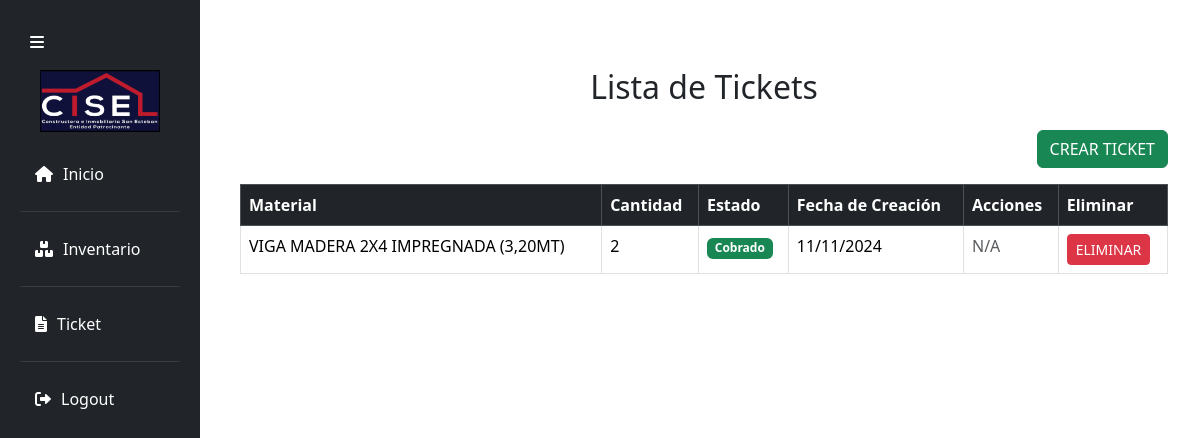
/tickets/ (signed in), run on an earlier commit of the app's database.
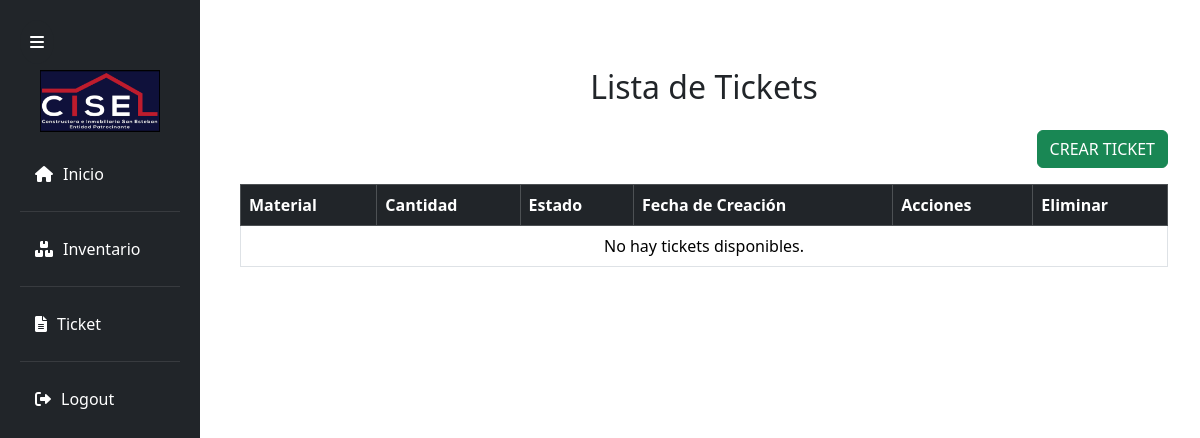
And on a later commit of the database.
### Polls/models.py (models this page shows, shortened)
class Ticket(models.Model):
    ESTADO_CHOICES = [
        ('pendiente', 'Pendiente'),
        ('cobrado', 'Cobrado'),
    ]
    usuario = models.ForeignKey(CustomUser, on_delete=models.CASCADE)
    material_solicitado = models.ForeignKey(Material, on_delete=models.CASCADE)
    cantidad = models.IntegerField()
    estado = models.CharField(max_length=20)
    fecha_creacion = models.DateTimeField(auto_now_add=True)

class Material(models.Model):
    nombre = models.CharField(max_length=100)
    descripcion = models.TextField(blank=True, null=True)
    unidad_medida = models.ForeignKey('UnidadMedida', on_delete=models.CASCADE)
    cantidad_disponible = models.IntegerField()
    stock = models.IntegerField()
    activo = models.BooleanField(default=True)  # Campo para eliminación lógica

### Polls/views.py (the view)
# urls.py: path('tickets/', views.lista_tickets, name='lista_tickets'),
@login_required
@user_passes_test(lambda u: has_role_id(u, JEFE_OBRA) or has_role_id(u, JEFE_BODEGA), login_url='/access_denied/')
def lista_tickets(request):
    tickets = Ticket.objects.all()
    estado = request.GET.get('estado')
    if estado:
        tickets = tickets.filter(estado=estado)
    return render(request, 'Modulo_usuario/tickets/lista.html', {'tickets': tickets})

### Polls/context_processors.py (called while the page is built)
def role_context(request):
    user = request.user
    if user.is_authenticated:
        return {
            'can_access_ticket': user.roles.filter(id=JEFE_BODEGA).exists() or user.roles.filter(id=JEFE_OBRA).exists(),
            'can_access_inventario': user.roles.filter(id=JEFE_BODEGA).exists() or user.roles.filter(id=JEFE_OBRA).exists(),
            'can_access_reportes': user.roles.filter(id=ADMINISTRADOR_OBRA).exists(),
            'is_administrador_obra': user.roles.filter(id=ADMINISTRADOR_OBRA).exists(),
        }
    return {}

### Polls/views.py (called while the page is built)
def has_role_id(user, role_id):
    return user.roles.filter(id=role_id).exists()

### Polls/templates/Modulo_usuario/tickets/lista.html (shortened to what this page needs)
{% extends 'Modulo_usuario/base/base.html' %}
{% block content %}
<div class="container my-5">
    <h2 class="text-center mb-4">Lista de Tickets</h2>
    <div class="d-flex justify-content-end mb-3">
        <a href="{% url 'crear_ticket' %}" class="btn btn-success">Crear Ticket</a>
    </div>
    <table class="table table-hover table-bordered">
        <thead class="table-dark">
            <tr>
                <th>Material</th>
                <th>Cantidad</th>
                <th>Estado</th>
                <th>Fecha de Creación</th>
                <th>Acciones</th>
                <th>Eliminar</th>
            </tr>
        </thead>
        <tbody>
            {% if tickets %}
                {% for ticket in tickets %}
                <tr>
                    <td>{{ ticket.material_solicitado.nombre }}</td>
                    <td>{{ ticket.cantidad }}</td>
                    <td>
                        {% if ticket.estado == 'pendiente' %}
                            <span class="badge bg-warning text-dark">Pendiente</span>
                        {% else %}
                            <span class="badge bg-success">Cobrado</span>
                        {% endif %}
                    </td>
                    <td>{{ ticket.fecha_creacion|date:"d/m/Y" }}</td>
                    <td>
                        {% if ticket.estado == 'pendiente' %}
                            <a href="{% url 'cobrar_ticket' ticket.id %}" class="btn btn-sm btn-primary" onclick="return confirm('¿Estás seguro de cobrar este ticket?');">
                                Entregar
                            </a>
                        {% else %}
                            <span class="text-muted">N/A</span>
                        {% endif %}
                    </td>
                    <td>
                        <form action="{% url 'eliminar_ticket' ticket.id %}" method="POST" style="display:inline;">
                            <button type="submit" class="btn btn-sm btn-danger" onclick="return confirm('¿Estás seguro de eliminar este ticket?');">Eliminar</button>
                        </form>
                    </td>
                </tr>
                {% endfor %}
            {% else %}
                <tr>
                    <td colspan="6" class="text-center">No hay tickets disponibles.</td>
                </tr>
            {% endif %}
        </tbody>
    </table>
</div>
{% endblock %}

What changed in the data, as far as the page shows it:
removed Ticket: material_solicitado.nombre "VIGA MADERA 2X4 IMPREGNADA (3,20MT)", cantidad "2", estado "Cobrado", fecha_creacion "11/11/2024"
Also different on the page:
text now shown: "No hay tickets disponibles."
